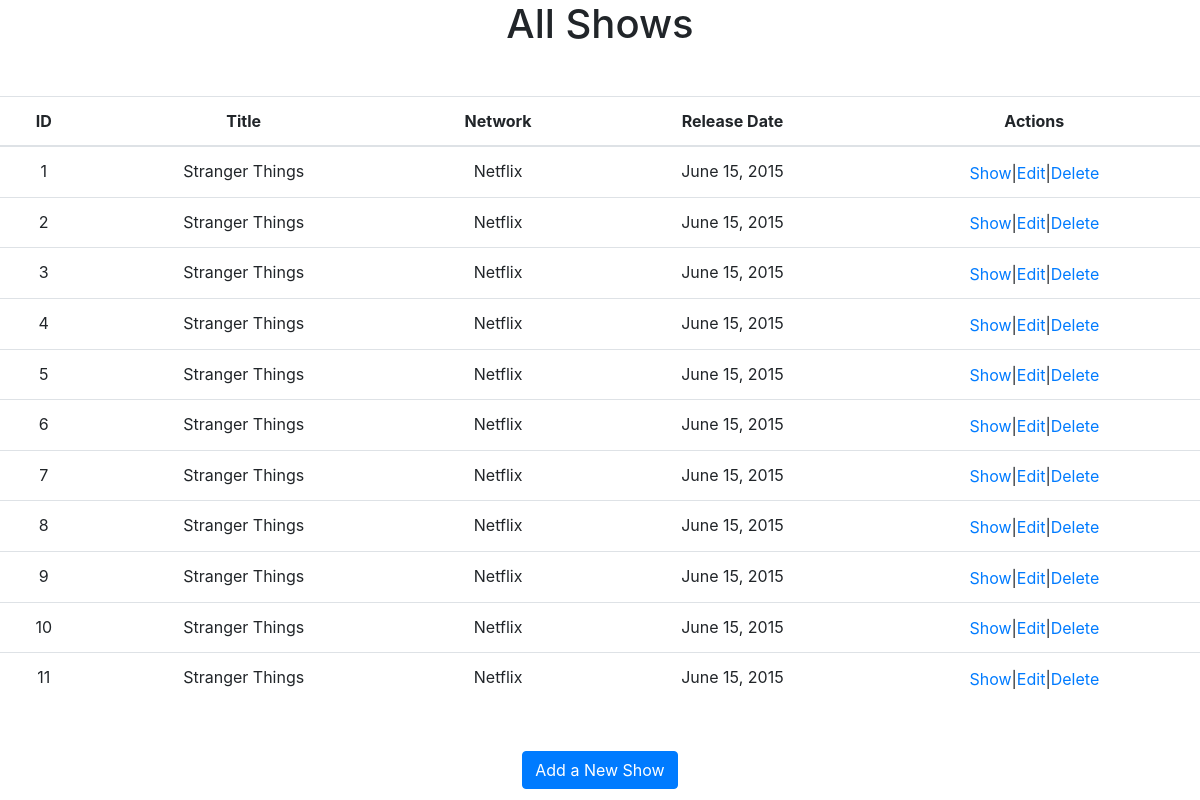
/shows, run on the app's committed database.
### TV_show_app/models.py (models this page shows)
class Show(models.Model):
    title = models.CharField(max_length=255)
    network = models.CharField(max_length=255)
    release_date = models.DateField()
    description = models.TextField()
    created_at = models.DateTimeField(auto_now_add= True)
    updated_at = models.DateTimeField(auto_now= True)
    objects = ShowManager()

### TV_show_app/views.py (the view)
# urls.py: path('shows', views.shows),
def shows(request):
    context = {
        'shows' : models.display_shows()
    }
    return render(request, 'shows.html', context)

### TV_show_app/models.py (called while the page is built)
def display_shows():
    return Show.objects.all()

### TV_show_app/templates/shows.html (shortened to what this page needs)
{% load static %}
<!DOCTYPE html>
<html lang="en">
  <head>
    <link
      rel="stylesheet"
      href="https://stackpath.bootstrapcdn.com/bootstrap/4.3.1/css/bootstrap.min.css"
    />
    <link rel="stylesheet" href="{% static 'css/shows.css' %}" />
  </head>
  <body>
    <h1 class="text-center mb-5">All Shows</h1>
    <div class "table-responsive">
        <table class="table text-center center" class="table table-striped">
            <thead>
              <tr>
                <th>ID</th>
                <th>Title</th>
                <th>Network</th>
                <th>Release Date</th>
                <th>Actions</th>
              </tr>
            </thead>
            <tbody>
              {% for show in shows %}
              <tr>
                <td>{{ show.id }}</td>
                <td>{{ show.title }}</td>
                <td>{{ show.network }}</td>
                <td>{{ show.release_date }}</td>
                <td>
                  <div class="btn-group">
                    <a href="/show_details">Show</a> | <a href="/edit_show">Edit</a> |
                    <a href="/delete_show">Delete</a>
                  </div>
                </td>
              </tr>
              {% endfor %}
            </tbody>
          </table>
    </div>
    <div class="text-center mt-5">
      <a href="/add_show" class="btn btn-primary">Add a New Show</a>
    </div>
  </body>
</html>

### data on the page
Show: id "1", title "Stranger Things", network "Netflix", release_date "June 15, 2015"
Show: id "2", title "Stranger Things", network "Netflix", release_date "June 15, 2015"
Show: id "3", title "Stranger Things", network "Netflix", release_date "June 15, 2015"
Show: id "4", title "Stranger Things", network "Netflix", release_date "June 15, 2015"
Show: id "5", title "Stranger Things", network "Netflix", release_date "June 15, 2015"
Show: id "6", title "Stranger Things", network "Netflix", release_date "June 15, 2015"
Show: id "7", title "Stranger Things", network "Netflix", release_date "June 15, 2015"
Show: id "8", title "Stranger Things", network "Netflix", release_date "June 15, 2015"
Show: id "9", title "Stranger Things", network "Netflix", release_date "June 15, 2015"
Show: id "10", title "Stranger Things", network "Netflix", release_date "June 15, 2015"
Show: id "11", title "Stranger Things", network "Netflix", release_date "June 15, 2015"
